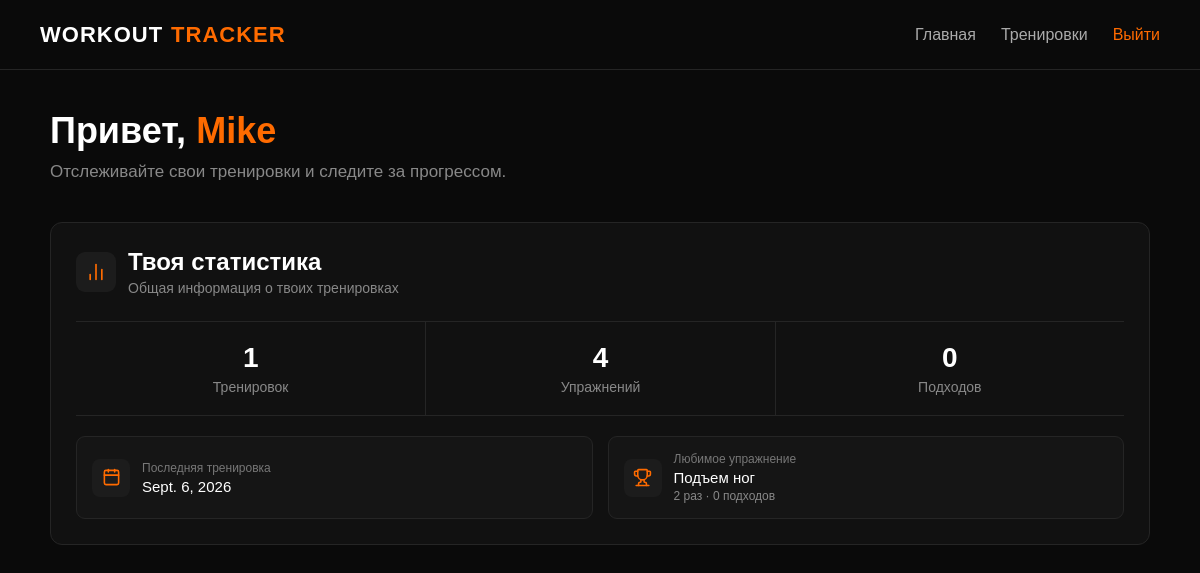
/ (signed in), run on an earlier commit of the app's database.
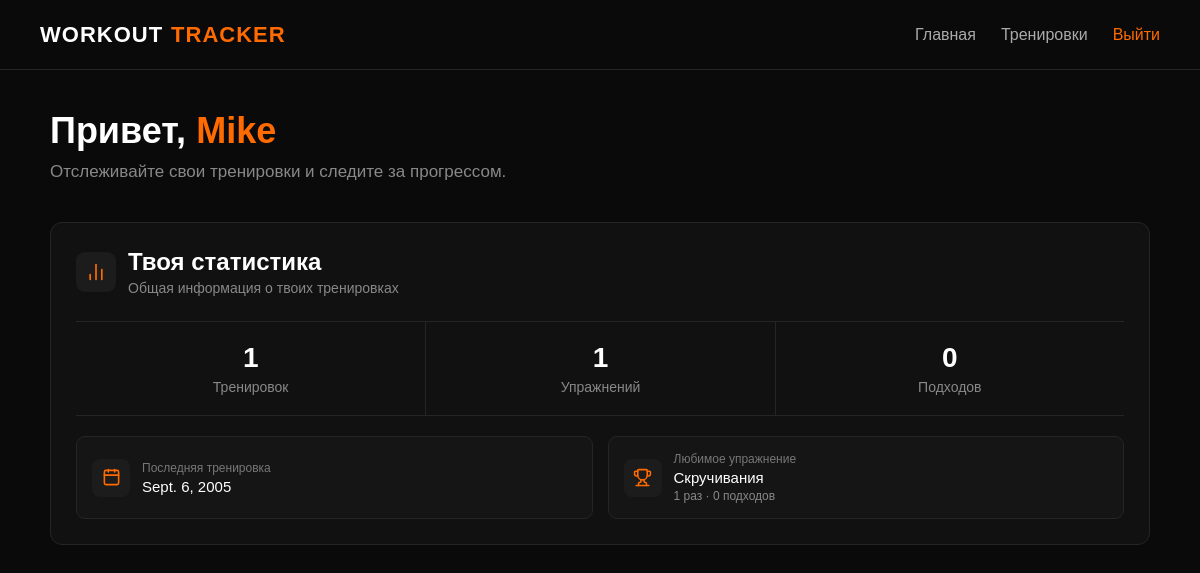
And on a later commit of the database.
### workouts/models.py (models this page shows, shortened)
class Workout(models.Model):
    name = models.CharField(max_length=50)
    date = models.DateField()
    user = models.ForeignKey(User, on_delete=models.CASCADE)

class Exercise(models.Model):
    name = models.CharField(max_length=100)
    muscle_group = models.ForeignKey(
        MuscleGroup,
        on_delete=models.CASCADE
    )

### workouts/views.py (the view)
# urls.py: path('', home_view, name='home'),
def home_view(request):
    if request.user.is_authenticated:
        user = request.user
        workouts_count = Workout.objects.filter(user=user).count()
        exercises_count = WorkoutExercise.objects.filter(workout__user=user).count()
        sets_count = Set.objects.filter(workout_exercise__workout__user=user).count()
        last_workout = Workout.objects.filter(
            user=user
        ).order_by('-date').first()
        last_workout_date = last_workout.date if last_workout else None
        fav_exercises = WorkoutExercise.objects.filter(workout__user=user).values(
            'exercise', 'exercise__name'
        ).annotate(
            count = Count('exercise')
        ).order_by('-count')
        for fe in fav_exercises:
            print(fe)
        fav_exercise = fav_exercises.first()
        set_fav_exercise = 0
        if fav_exercise:
            set_fav_exercise = Set.objects.filter(
                workout_exercise__workout__user=user,
                workout_exercise__exercise=fav_exercise['exercise']
            ).count()
        context = {
            'workouts_count': workouts_count,
            'exercises_count': exercises_count,
            'sets_count': sets_count,
            'last_workout_date': last_workout_date,
            'fav_exercise': fav_exercise,
            'set_fav_exercise': set_fav_exercise
        }
        return render(request, 'workouts/home.html', context)
    return redirect('login')

### workouts/templates/workouts/home.html (shortened to what this page needs)
{% extends 'workouts/base.html' %}
{% block content %}
<div class="home-container">
    <section class="welcome">
        <h1>
            Привет, <span class="accent">{{ user.username }}</span>
        </h1>
        <p>
            Отслеживайте свои тренировки и следите за прогрессом.
        </p>
    </section>
    <div class="card statistics-card">
        <div class="statistics-header">
            <div class="section-icon">
                <i data-lucide="chart-no-axes-column"></i>
            </div>
            <div>
                <h2>Твоя статистика</h2>
                <p>Общая информация о твоих тренировках</p>
            </div>
        </div>
        <div class="statistics-grid">
            <div class="stat-item">
                <span class="stat-value">{{ workouts_count }}</span>
                <span class="stat-label">Тренировок</span>
            </div>
            <div class="stat-item">
                <span class="stat-value">{{ exercises_count }}</span>
                <span class="stat-label">Упражнений</span>
            </div>
            <div class="stat-item">
                <span class="stat-value">{{ sets_count }}</span>
                <span class="stat-label">Подходов</span>
            </div>
        </div>
        <div class="statistics-details">
            <div class="stat-detail">
                <div class="stat-detail-icon">
                    <i data-lucide="calendar"></i>
                </div>
                <div>
                    <span class="stat-detail-label">
                        Последняя тренировка
                    </span>
                    <span class="stat-detail-value">
                        {{ last_workout_date }}
                    </span>
                </div>
            </div>
            {% if fav_exercise %}
                <div class="stat-detail">
                    <div class="stat-detail-icon">
                        <i data-lucide="trophy"></i>
                    </div>
                    <div>
                        <span class="stat-detail-label">
                            Любимое упражнение
                        </span>
                        <span class="stat-detail-value">
                            {{ fav_exercise.exercise__name }}
                        </span>
                        <span class="stat-detail-extra">
                            {{ fav_exercise.count }} раз ·
                            {{ set_fav_exercise }} подходов
                        </span>
                    </div>
                </div>
            {% endif %}
        </div>
    </div>
</div>
{% endblock %}

What changed in the data, as far as the page shows it:
removed Workout: date "Sept. 6, 2026"
no longer on this page (row unchanged): Exercise: exercise__name "Подъем ног"
added Workout: date "Sept. 6, 2005"
now on this page (row unchanged): Exercise: exercise__name "Скручивания"
Also different on the page:
{{ exercises_count }}: "4" → "1"
{{ fav_exercise.count }}: "2" → "1"
